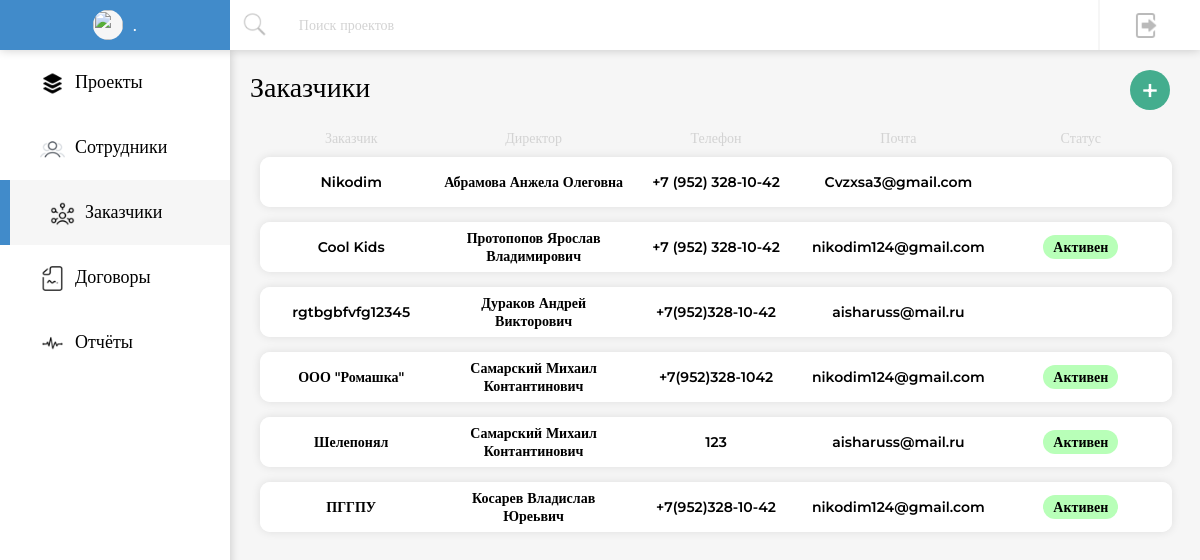
Screenshot of /customers (signed in) with the database file from the repository.
### mainapp/models.py (models this page shows, shortened)
class Customers(models.Model):
    id = models.AutoField
    name = models.CharField(max_length=50, verbose_name='Организация')
    director = models.CharField(max_length=50, verbose_name='Директор')
    phone = models.CharField(max_length=25, verbose_name='Телефон')
    email = models.EmailField(max_length=30, verbose_name='Email')
    inn = models.CharField(max_length=12, verbose_name='ИНН', validators=[MinLengthValidator(10)])
    kpp = models.CharField(max_length=9, verbose_name='КПП', validators=[MinLengthValidator(9)])
    bill_acc = models.CharField(max_length=20, verbose_name='Расчётный счёт', validators=[MinLengthValidator(20)])
    bik = models.CharField(max_length=9, verbose_name='БИК', validators=[MinLengthValidator(9)])

### mainapp/views.py (the view)
# urls.py: path('customers', cust_view, name='customers'),
@login_required
def cust_view(request):
    di = []
    all_customers = Customers.objects.all()
    for cust in all_customers:
        data = {}
        if len(Projects.objects.all().filter(customer_id=cust)) > 0:
            data[cust] = 'Активен'
            di.append(data)
        else:
            data[cust] = ''
            di.append(data)
    return render(request, 'customers.html', {'di': di})

### mainapp/templates/customers.html (shortened to what this page needs)
{% extends 'base.html' %}
{% block content %}
    <div class="grand-title">
        <div class="title">Заказчики</div>
        <a class='new' href="{% url 'add_customer' %}">+</a>
    </div>
<div class="cust-title">
    <div>Заказчик</div>
    <div>Директор</div>
    <div>Телефон</div>
    <div>Почта</div>
    <div>Статус</div>
</div>
{% for el in di %}
    {% for cust,status in el.items %}
        <div class="cust" data-url="{% url 'customer_details' cust.id %}" onclick="details(this)">
	    	<span>{{ cust.name }}</span>
	    	<span>{{ cust.director }}</span>
	    	<span>{{ cust.phone }}</span>
	    	<span>{{ cust.email }}</span>
	    	<span>
                {% if status == 'Активен' %}
	    		<p id="status_done">{{ status }}</p>
                {% endif %}
	    	</span>
	    </div>
    {% endfor %}
{% endfor %}
{% endblock content %}

### static/styles/styles.css (style rules this page uses)
* { font: 14px Montserrat; padding: 0; margin: 0; list-style: none; text-decoration: none; background-color: #f6f6f6; }
.grand-title { margin-bottom: 25px; }
.title { margin-left: 10px; display: inline-flex; font-size: 28px; font-weight: 500; }
.new { display: inline-flex; float: right; width: 40px; height: 40px; border-radius: 50%; color: #fff; font-size: 30px; font-weight: 500; background-color: #44ad8e; justify-content: center; align-items: center; margin-right: 30px; cursor: pointer; }
.cust-title { width: 95%; margin-left: 20px; display: flex; margin-bottom: 10px; }
.cust { width: 95%; margin-left: 20px; display: flex; background-color: #fff; height: 100%; margin-bottom: 15px; min-height: 50px; border-radius: 10px; box-shadow: 0px 0px 10px rgba(0, 0, 0, 0.1); cursor: pointer; }
.cust-title div { display: inline-flex; flex: 1 1 20%; justify-content: center; align-items: center; font-weight: 500; color: #d3d3d3; font-size: 14px; }
.cust span { display: inline-flex; flex: 1 1 20%; justify-content: center; align-items: center; font-weight: 500; font-size: 14px; background-color: #fff; border-radius: 10px; font-weight: 600; text-align: center; padding: 5px 0; }
#status_done { background-color: #B8FFB8; border-radius: 20px; padding: 3px 10px; font-weight: 600; }
a { background-color: #fff; }

### rows the page displays
Customers: name "Nikodim", director "Абрамова Анжела Олеговна", phone "+7 (952) 328-10-42", email "Cvzxsa3@gmail.com"
Customers: name "Cool Kids", director "Протопопов Ярослав Владимирович", phone "+7 (952) 328-10-42", email "nikodim124@gmail.com", status "Активен"
Customers: name "rgtbgbfvfg12345", director "Дураков Андрей Викторович", phone "+7(952)328-10-42", email "aisharuss@mail.ru"
Customers: name "ООО \"Ромашка\"", director "Самарский Михаил Контантинович", phone "+7(952)328-1042", email "nikodim124@gmail.com", status "Активен"
Customers: name "Шелепонял", director "Самарский Михаил Контантинович", phone "123", email "aisharuss@mail.ru", status "Активен"
Customers: name "ПГГПУ", director "Косарев Владислав Юреьвич", phone "+7(952)328-10-42", email "nikodim124@gmail.com", status "Активен"
